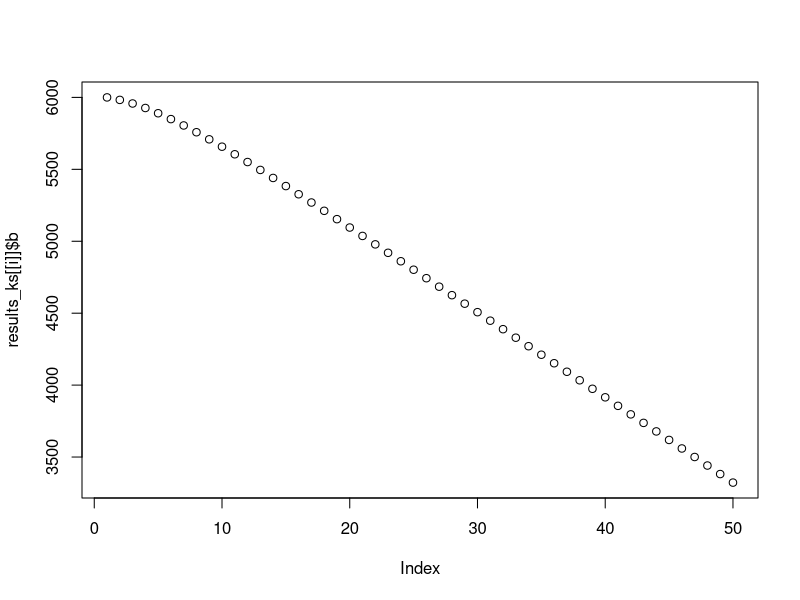
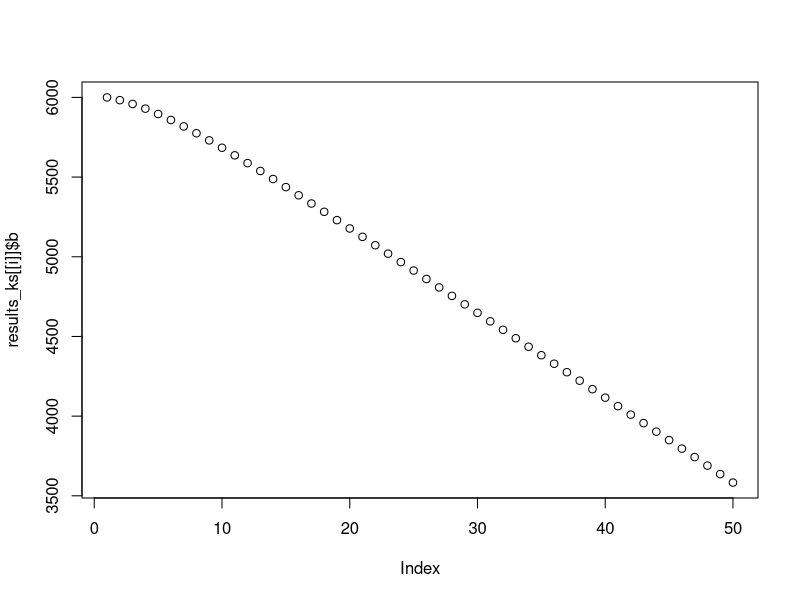
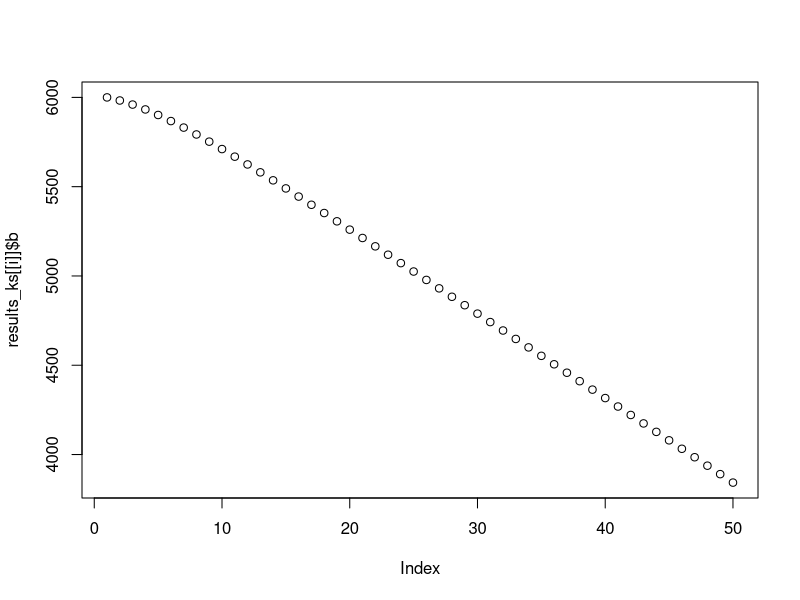
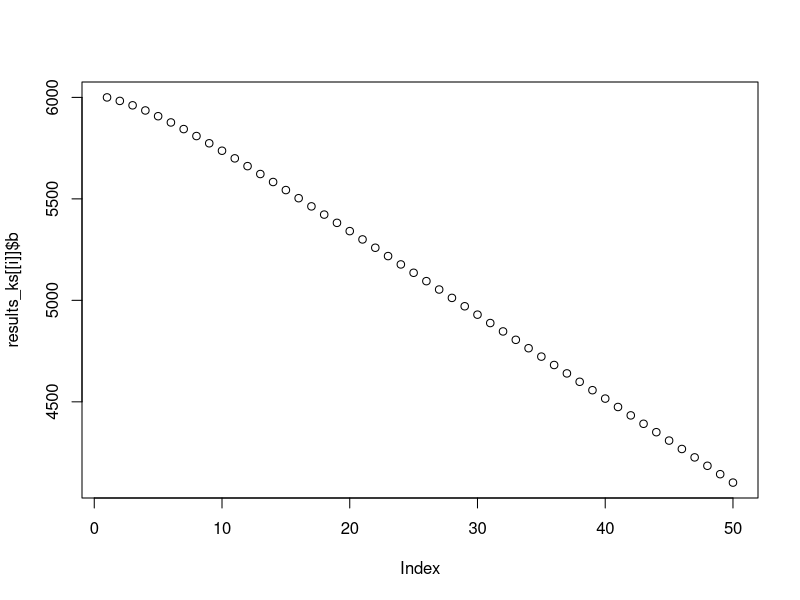
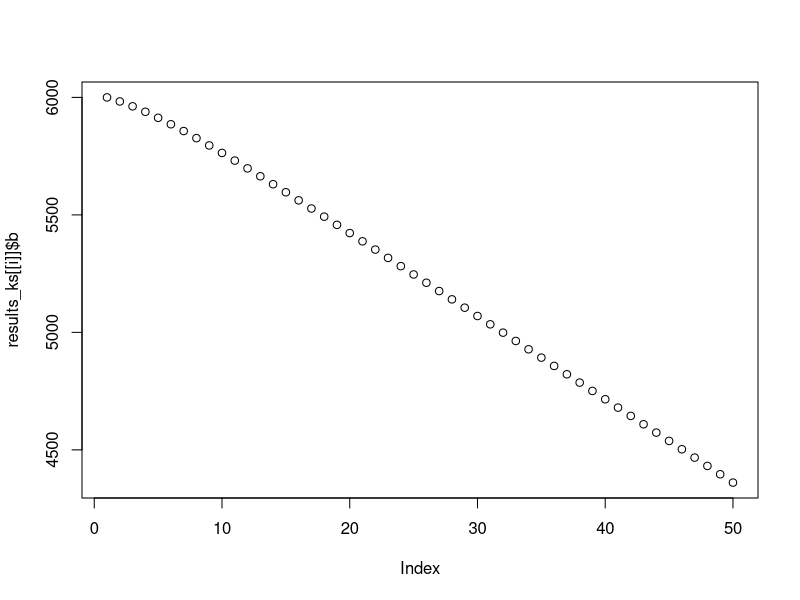
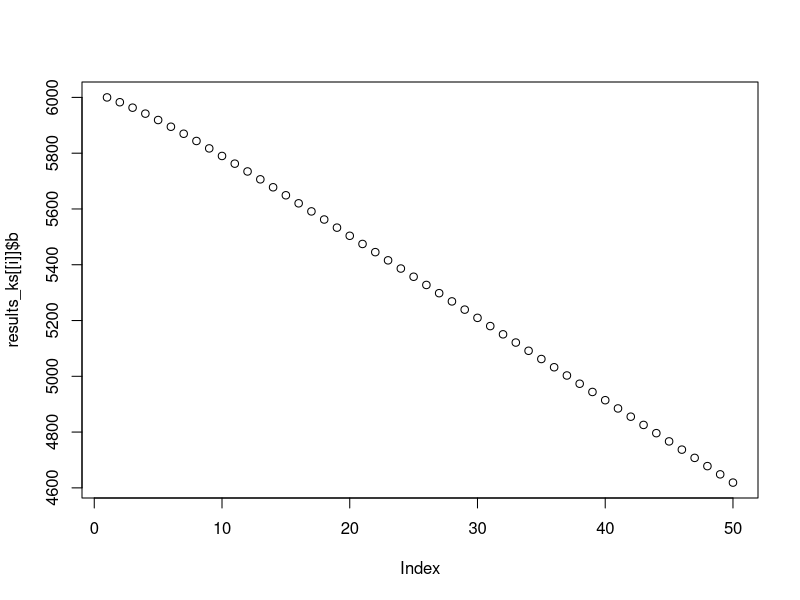
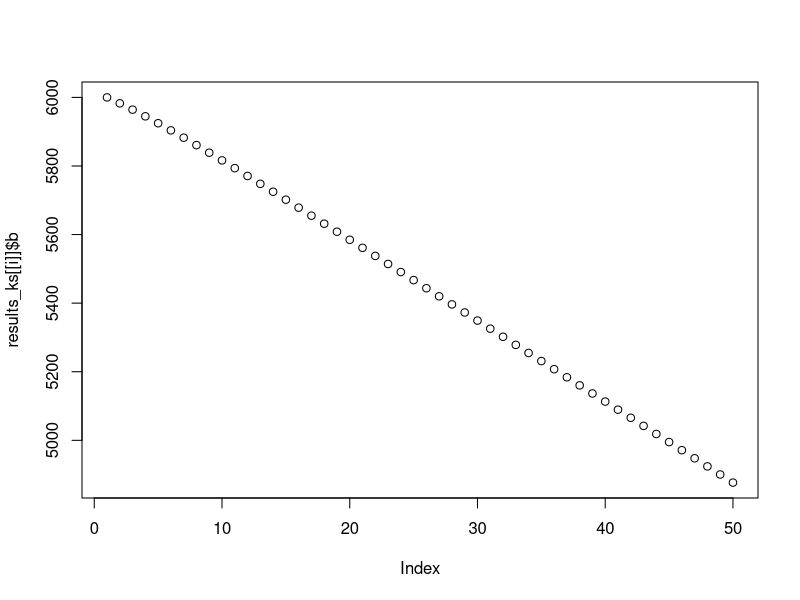
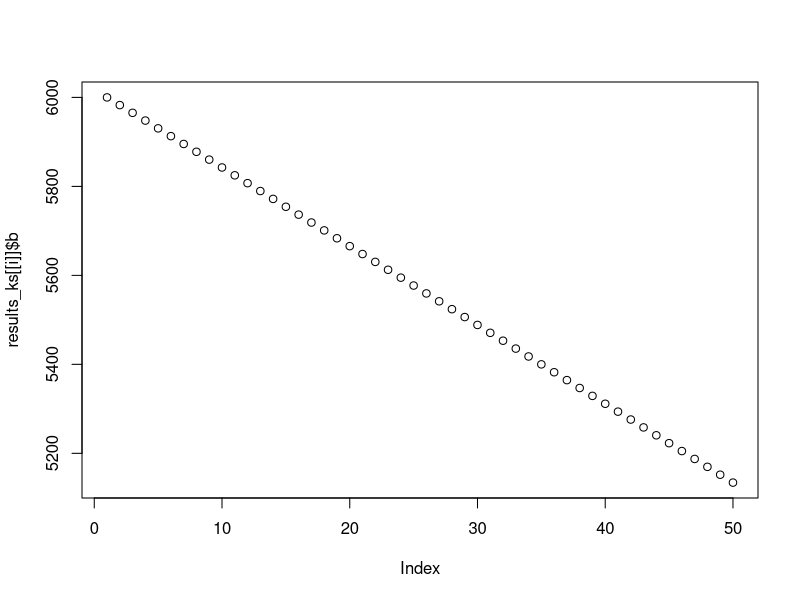

The R script that drew these images, in order:
# Testing model behavior: Range shifts

## This version tests the impact of the magnitude of climate change on range shifts. Experiments will vary ks
## but all other inputs in the model will remain constant (assume NO change in growth rates)

# Set up a small trial number of experiments  
n_experiment = 10 

experiment <- data.frame(
  k_s = seq(-0.01, -0.001, 0.001)) #Range shift per year
#Range shift based on a low of no movement in 100 yrs and a high of 100% in 100 yrs or 1% per year

# Model:
test_ks <- function(b, f, r, p, k, k_s, years){

  
  results <- data.frame(
    b = rep(NA, years), c = rep(NA, years), 
    year = 1:years, k = rep(NA, years),
    k_s = rep(NA, years)) #Setup the results dataframe 
  
  #Set the initial result for the outputs in year 1
  results$b[1] = b
  results$c[1] = f * b
  results$k[1] = k
  results$k_s[1] = k_s
  
  #Loop the model over the specified number of years
  for (t in 2:years) {
    
    results$c[t] = results$b[t-1] * f #define catch 
    results$b[t] = results$b[t-1] + (r / p) * results$b[t-1] * 
      (1 - ((results$b[t-1]/results$k[t-1]) ^ p)) - results$c[t] #operating model-PT
    results$k_s[t] = k_s*(t-1)
    results$k[t] = results$k[1] * (1 + (k_s*(t-1))) #climate model 
    
  } 
  
  return(results)
}


# Run model over experiments:
results_ks = list() 

for (i in 1:n_experiment){
  results_ks[[i]] <- test_ks(b = 6000, f = 0.1, r = 0.2, p = 0.2, k_s = experiment$k_s[i],
                             years = 50, k = 10000)
}


#Plot the change in biomass over time for all 10 experiments:
for(i in 1:n_experiment){
  plot(results_ks[[i]]$b)
}

#Save a copy of plots to look at later:
# pdf(file = "/Users/saraorofino/Documents/GitHub/SomefinFishE/Models/behavior_checks/ks/b_plots.pdf",
#     width = 4,
#     height = 4)
# 
# for(i in 1:n_experiment){
#   plot(results_ks[[i]]$b)
# }
# 
# dev.off()

# Have a vector of starting k_s values to compare to the graphs
library(tidyverse)
ks_intial <- as.data.frame(experiment$k_s) %>% 
  rename(k_s = "experiment$k_s")
